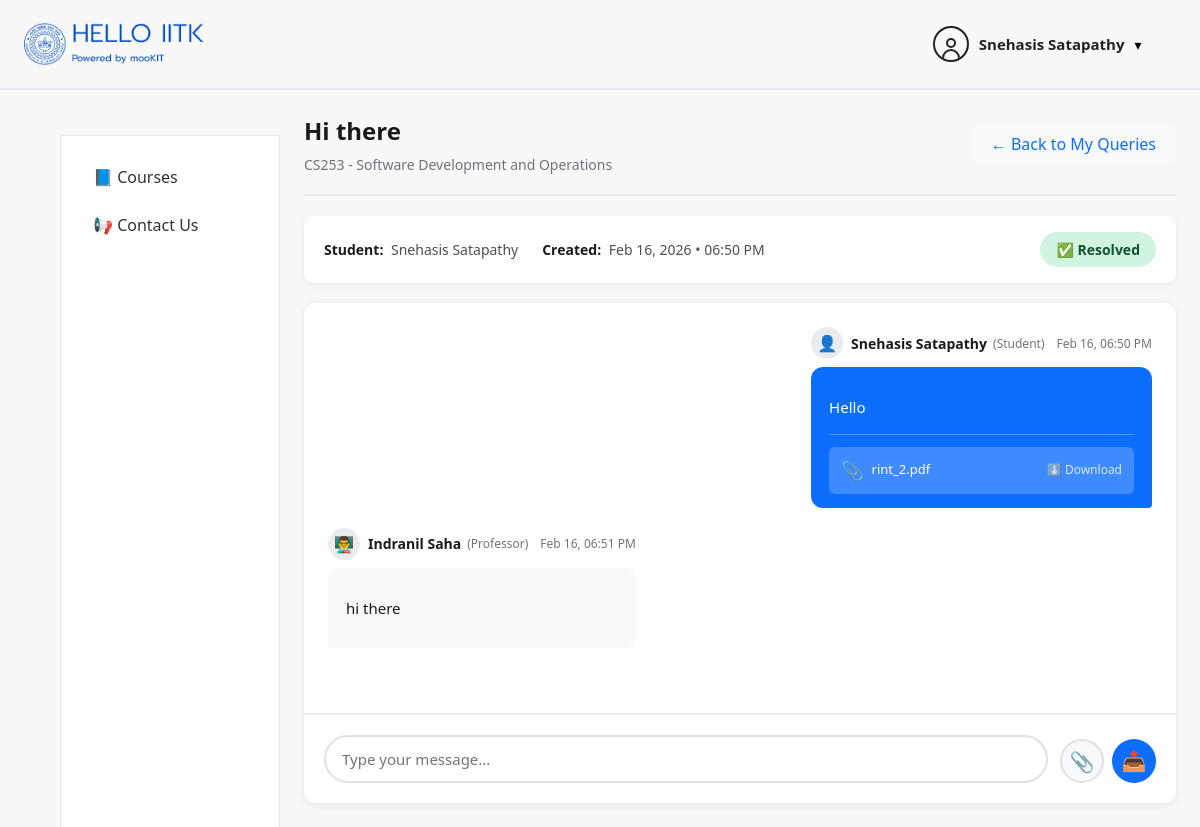
The app's page /queries/1/query/4/ (signed in) with its own data.
### users/models.py (models this page shows, shortened)
class User(AbstractUser):
    ROLE_CHOICES = [
        ('student', 'Student'),
        ('professor', 'Professor'),
        ('ta', 'Teaching Assistant'),
        ('admin', 'Admin'),
    ]
    role = models.CharField(
        max_length=20,
        choices=ROLE_CHOICES,
        default='student'
    )
    department = models.CharField(max_length=100, blank=True)

### queries/models.py (models this page shows, shortened)
class Query(models.Model):
    STATUS_CHOICES = [
        ('open', 'Open'),
        ('in_progress', 'In Progress'),
        ('resolved', 'Resolved'),
    ]
    course = models.ForeignKey(Course, on_delete=models.CASCADE, related_name='queries')
    student = models.ForeignKey(User, on_delete=models.CASCADE, related_name='student_queries')
    title = models.CharField(max_length=200)
    status = models.CharField(max_length=20, choices=STATUS_CHOICES, default='open')
    created_at = models.DateTimeField(auto_now_add=True)
    updated_at = models.DateTimeField(auto_now=True)
    class Meta:
        ordering = ['-updated_at']
        verbose_name_plural = 'Queries'

class QueryMessage(models.Model):
    query = models.ForeignKey(Query, on_delete=models.CASCADE, related_name='messages')
    sender = models.ForeignKey(User, on_delete=models.CASCADE)
    message = models.TextField()
    attachment = models.FileField(upload_to='query_attachments/', blank=True, null=True)
    created_at = models.DateTimeField(auto_now_add=True)
    class Meta:
        ordering = ['created_at']

### courses/models.py (models this page shows, shortened)
class Course(models.Model):
    code = models.CharField(max_length=10, unique=True)
    name = models.CharField(max_length=100)
    semester = models.ForeignKey(
        Semester,
        on_delete=models.CASCADE,
        related_name="courses"
    )

### queries/views.py (the view, shortened to what this page needs)
# urls.py: path('<int:course_id>/query/<int:query_id>/', query_detail, name='query_detail'),
@login_required
def query_detail(request, course_id, query_id):
    query = get_object_or_404(Query, id=query_id, course_id=course_id)
    is_student = CourseStudent.objects.filter(course_id=course_id, student=request.user).exists()
    is_ta = CourseTA.objects.filter(course_id=course_id, ta=request.user).exists()
    is_professor = CourseProfessor.objects.filter(course_id=course_id, professor=request.user).exists()
    if not (is_student or is_ta or is_professor):
        return redirect('/courses/')
    if is_student and query.student != request.user:
        return redirect(f'/queries/{course_id}/')
    messages = query.messages.all()
    course = Course.objects.select_related('semester').get(id=course_id)
    return render(request, 'queries/query_detail.html', {
        'course': course,
        'query': query,
        'messages': messages,
        'course_id': course_id,
        'is_student': is_student,
        'is_ta': is_ta,
        'is_professor': is_professor
    })

### templates/queries/query_detail.html (shortened to what this page needs)
{% extends "courses/base.html" %}
{% load static %}
{% block content %}
<div class="course-detail-header">
  <div class="course-title-section">
    <h1 class="course-title">{{ query.title }}</h1>
    <p class="course-semester">{{ course.code }} - {{ course.name }}</p>
  </div>
  <div class="header-actions">
    {% if is_ta or is_professor %}
      <a href="/queries/{{ course_id }}/ta/" class="back-link">← Back to All Queries</a>
    {% else %}
      <a href="/queries/{{ course_id }}/" class="back-link">← Back to My Queries</a>
    {% endif %}
  </div>
</div>
<div class="query-info-bar">
  <div class="query-info-left">
    <span class="info-item">
      <strong>Student:</strong> {{ query.student.get_full_name|default:query.student.username }}
    </span>
    <span class="info-item">
      <strong>Created:</strong> {{ query.created_at|date:"M d, Y • h:i A" }}
    </span>
  </div>
  {% if is_ta or is_professor %}
    <form method="post" action="/queries/{{ course_id }}/query/{{ query.id }}/update-status/" class="status-form">
      {% csrf_token %}
      <label for="status">Status:</label>
      <select name="status" id="status" class="status-select" onchange="this.form.submit()">
        <option value="open" {% if query.status == 'open' %}selected{% endif %}>🔵 Open</option>
        <option value="in_progress" {% if query.status == 'in_progress' %}selected{% endif %}>🟡 In Progress</option>
        <option value="resolved" {% if query.status == 'resolved' %}selected{% endif %}>✅ Resolved</option>
      </select>
    </form>
  {% else %}
    <span class="status-badge-large status-{{ query.status }}">
      {% if query.status == 'open' %}
        🔵 Open
      {% elif query.status == 'in_progress' %}
        🟡 In Progress
      {% else %}
        ✅ Resolved
      {% endif %}
    </span>
  {% endif %}
</div>
<div class="chat-container">
  <div class="messages-list" id="messages-list">
    {% for message in messages %}
      <div class="message {% if message.sender == request.user %}message-own{% else %}message-other{% endif %}">
        <div class="message-header">
          <div class="message-sender">
            <div class="sender-avatar">
              {% if message.sender.role == 'student' %}
                👤
              {% elif message.sender.role == 'professor' %}
                👨‍🏫
              {% else %}
                👨‍💼
              {% endif %}
            </div>
            <div class="sender-info">
              <strong>{{ message.sender.get_full_name|default:message.sender.username }}</strong>
              <span class="sender-role">({{ message.sender.get_role_display }})</span>
            </div>
          </div>
          <span class="message-time">{{ message.created_at|date:"M d, h:i A" }}</span>
        </div>
        <div class="message-content">
          {{ message.message|linebreaks }}
          {% if message.attachment %}
            <div class="message-attachment">
              <a href="{{ message.attachment.url }}" class="attachment-link" download>
                <span class="attachment-icon">📎</span>
                <span class="attachment-name">{{ message.attachment.name|slice:"19:" }}</span>
                <span class="attachment-action">⬇️ Download</span>
              </a>
            </div>
          {% endif %}
        </div>
      </div>
    {% endfor %}
  </div>
  <div class="message-input-container">
    <form method="post" enctype="multipart/form-data" class="message-form" id="message-form">
      <div class="input-wrapper">
        <textarea
          name="message"
          id="message-input"
          class="message-textarea"
          placeholder="Type your message..."
          rows="1"
        ></textarea>
        <div class="input-actions">
          <label for="attachment-input" class="attach-btn" title="Attach file">
            📎
          </label>
          <button type="submit" class="send-btn" title="Send message">
            <span class="send-icon">📤</span>
          </button>
        </div>
      </div>
    </form>
  </div>
</div>
{% endblock %}

### templates/courses/includes/header.html (shortened to what this page needs)
{% load static %}
<header class="topbar">
  <div class="topbar-left">
    <img src="{% static 'img/iitk_logo.png' %}" class="topbar-logo">
  </div>
  <div class="profile-wrapper">
    <div class="profile-trigger" onclick="toggleProfileDropdown()">
      <div class="profile-icon">
        <div class="profile-head"></div>
        <div class="profile-body"></div>
      </div>
      <span class="profile-name">
        {{ request.user.get_full_name|default:request.user.username }}
      </span>
      <span class="chevron">▾</span>
    </div>
  </div>
</header>

### static/css/courses.css (style rules this page uses)
* { box-sizing: border-box; }
body { margin: 0; font-family: "Segoe UI", Arial, sans-serif; background: #ffffff; }
.profile-wrapper { margin-right: 3%; }
.profile-icon { width: 36px; height: 36px; border: 2px solid #222; border-radius: 50%; position: relative; cursor: pointer; overflow: hidden; }
.profile-head { width: 10px; height: 10px; bottom:-3px; border: 2px solid #222; border-radius: 50%; position: absolute; top: 10px; left: 50%; transform: translateX(-50%); background: transparent; transition: background 0.2s ease; }
.profile-body { width: 18px; height: 10px; border: 2px solid #222; border-bottom: none; border-radius: 10px 10px 0 0; position: absolute; bottom: 1px; left: 50%; transform: translateX(-50%); background: transparent; transition: background 0.2s ease; }
.profile-name { font-size: 14px; font-weight: 500; }
.profile-wrapper { position: relative; display: flex; align-items: center; }
.profile-trigger { display: flex; align-items: center; gap: 10px; cursor: pointer; }
.profile-icon { width: 36px; height: 36px; border: 2px solid #222; border-radius: 50%; display: flex; align-items: center; justify-content: center; }
.profile-name { font-size: 15px; font-weight: 600; color: #222; }
.chevron { font-size: 14px; }
.topbar { height: 90px; display: flex; justify-content: space-between; align-items: center; padding: 0 24px; border-bottom: 2px solid #e5e7eb; background: #f8f8f8; }
.topbar-left { width: 200px; display: flex; align-items: center; gap: 12px; }
.topbar-logo { width: 200px; }

### records on screen
User: user.get_full_name "Snehasis Satapathy"
Query: title "Hi there", student.get_full_name "Snehasis Satapathy", created_at "Feb 16, 2026 • 06:50 PM"
Course: code "CS253", name "Software Development and Operations"
QueryMessage: sender.get_full_name "Snehasis Satapathy", sender.role "Student", created_at "Feb 16, 06:50 PM", message "Hello", attachment.name "rint_2.pdf"
QueryMessage: sender.get_full_name "Indranil Saha", sender.role "Professor", created_at "Feb 16, 06:51 PM", message "hi there"
